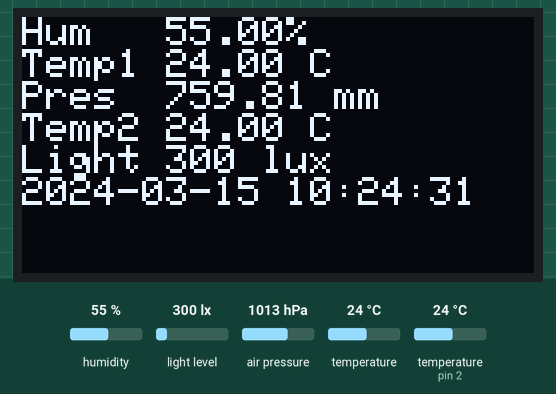
Recording of a program running on a simulated Arduino Mega 2560, built with avr-gcc and run on an emulated ATmega2560. Parts: 128×64 one-colour display. Inputs (shaded band) come from the test bench; at power-on: humidity 55 %, light level 300 lx, air pressure 1013 hPa, temperature (sensor on pin 2) 24 °C, temperature 24 °C. The local clock reads 2024-03-15 10:24:30 at power-on unless the program sets it.

Above: at 1.2 s.
1.3 s: humidity set to 22 %
At 2.8 s:
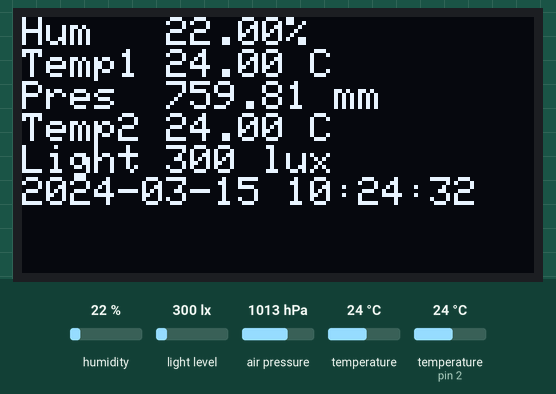
4.8 s: light level set to 40 lx
At 6.7 s:
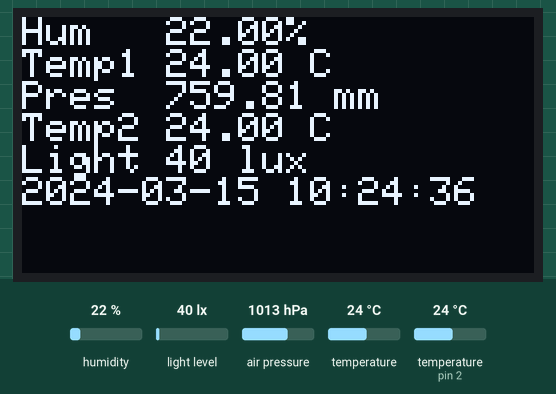
7.0 s: air pressure set to 952 hPa
At 8.0 s:
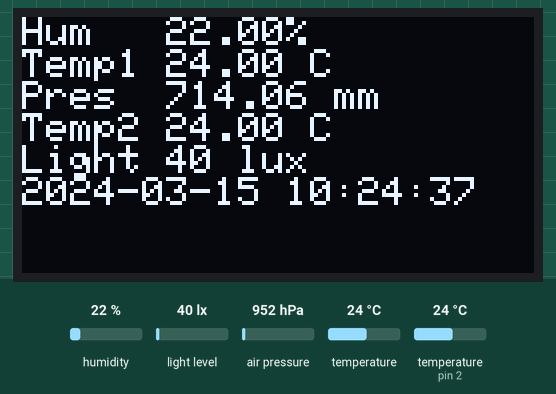
9.7 s: temperature (sensor on pin 2) set to 12 °C
At 12.7 s:
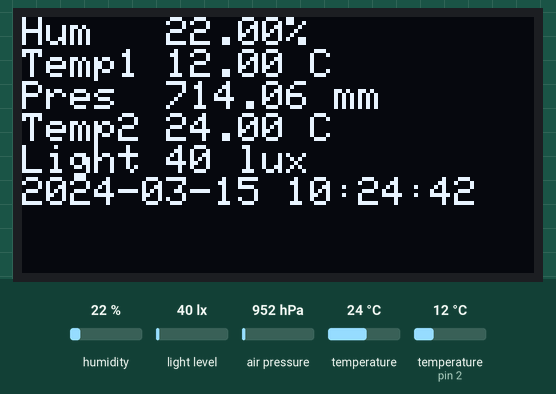
13.0 s: temperature (sensor 0) set to 12 °C
At 13.9 s:
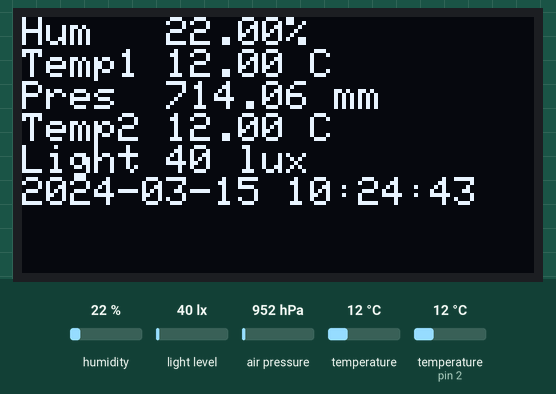
15.7 s: humidity set to 40 %
At 17.9 s:
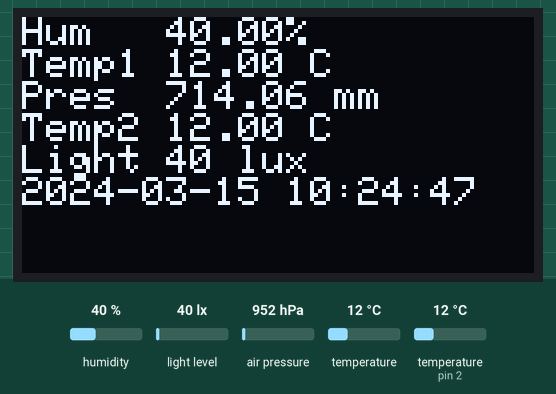
Timing chart, 0 to 19.4 s (numbered marks = the images above; inputs shaded):
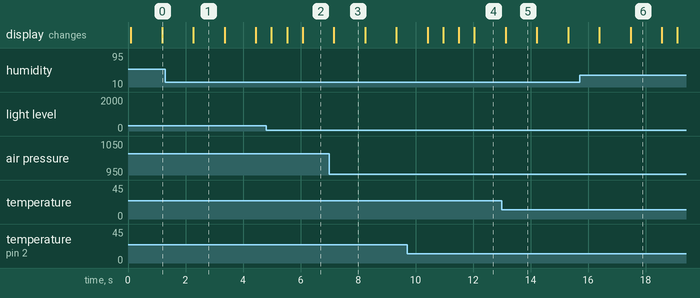

Measured:
- what the display in image 3 shows lasts 1.0 s, from 7.2 s to 8.2 s

The program:

main.cpp
```cpp
#include "defs.h"

const int FREQUENCY = 500;

void setup()   {
  Serial.begin(9600);

  display.begin(SSD1306_SWITCHCAPVCC);
  display.clearDisplay();
  display.display();

  dht.begin();

  lightMeter.begin();

  if (!bmp.begin()) {
    Serial.println("Could not find a valid BMP085 sensor, check wiring!");
    while (1) {}
  }
}

void setupTime() {
  Time t(2013, 9, 22, 1, 51, 00, Time::kSunday);

  rtc.writeProtect(false);
  rtc.halt(false);
  rtc.time(t);
  rtc.writeProtect(true);
}

String getTime() {
  Time t = rtc.time();

  char buf[50];
  snprintf(buf, sizeof(buf), "%04d-%02d-%02d %02d:%02d:%02d",
           t.yr, t.mon, t.date,
           t.hr, t.min, t.sec);

  return buf;
}

void loop() {
  float humidity = dht.readHumidity();
  float temp1 = dht.readTemperature();

  float temp2;
  float pres;
  bmp.getTemperature(&temp2);
  bmp.getPressure(&pres);
  pres = pres / 133.322;

  uint16_t lux = lightMeter.readLightLevel();
  String datetime = getTime();

  display.clearDisplay();
  display.setCursor(0,0);
  display.setTextSize(1);
  display.setTextColor(WHITE);

  display.print("Hum   ");
  display.print(humidity);
  display.println("%");

  display.print("Temp1 ");
  display.print(temp1);
  display.println(" C");

  display.print("Pres  ");
  display.print(pres);
  display.println(" mm");

  display.print("Temp2 ");
  display.print(temp2);
  display.println(" C");

  display.print("Light ");
  display.print(lux);
  display.println(" lux");

  display.println(datetime);

  display.display();
  delay(FREQUENCY);
}
```

defs.h
```cpp
#include <SPI.h>
#include <Wire.h>

///////////////////////////// DISPLAY /////////////////////////////////////
#include <Adafruit_GFX.h>
#include <Adafruit_SSD1306.h>

// Check library. It must define proper value, if not, you should edit it
#if (SSD1306_LCDHEIGHT != 64)
  #error("Height incorrect, please fix Adafruit_SSD1306.h!");
#endif

// If using software SPI (the default case):
#define OLED_MOSI   9
#define OLED_CLK   10
#define OLED_DC    11
#define OLED_CS    12
#define OLED_RESET 13

// Create display
Adafruit_SSD1306 display(OLED_MOSI, OLED_CLK, OLED_DC, OLED_RESET, OLED_CS);

///////////////////////////// HUMIDITY SENSOR /////////////////////////////////////
#include <DHT.h>
#define DHTPIN 2
#define DHTTYPE DHT22
DHT dht(DHTPIN, DHTTYPE);


///////////////////////////// PRESSURE SENSOR /////////////////////////////////////
#include <Adafruit_BMP085_U.h>
Adafruit_BMP085_Unified bmp;
// SDA to SDA (20)
// SLC to SLC (21)


///////////////////////////// Luxmeter /////////////////////////////////////
#include <BH1750.h>
BH1750 lightMeter;


///////////////////////////// Clock /////////////////////////////////////
#include <stdio.h>
#include <DS1302.h>
const int kCePin   = 5;  // RST
const int kIoPin   = 6;  // DAT
const int kSclkPin = 7;  // CLK
DS1302 rtc(kCePin, kIoPin, kSclkPin);
```
